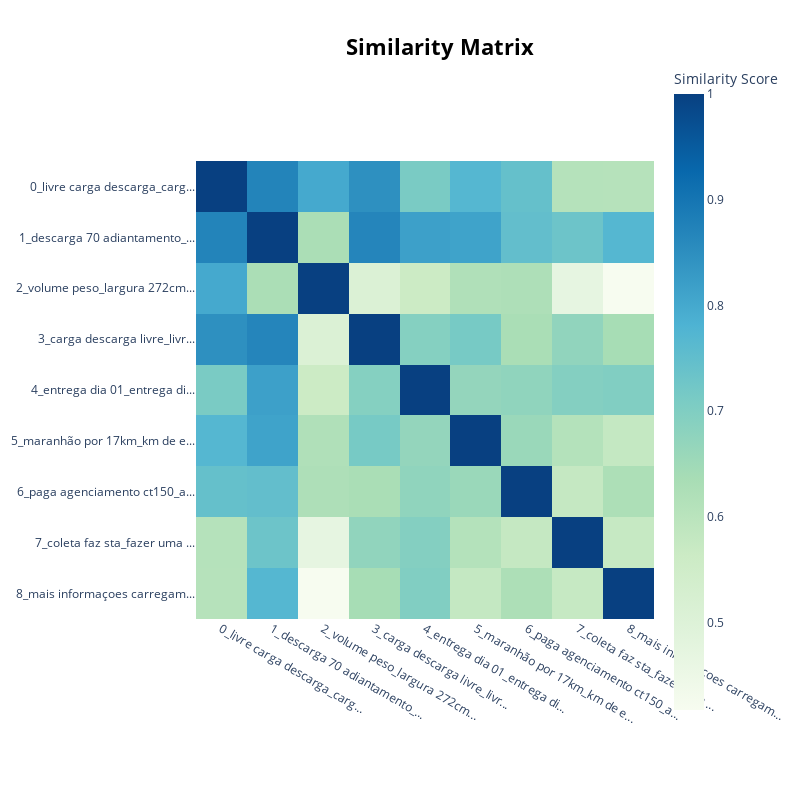

The notebook cell this image was saved under:
### Markdown cell above
#### Matrix de similaridade usando heatmap

### Code cell
topic_model.visualize_heatmap()

### Figure 1 — Plotly figure (JSON) as saved in the notebook; plotly's stock layout.template omitted (floating-point values rounded to 4 significant figures)
{"data": [{"coloraxis": "coloraxis", "hovertemplate": "x: %{x}<br>y: %{y}<br>Similarity Score: %{z}<extra></extra>", "name": "0", "type": "heatmap", "x": ["0_livre carga descarga_carg...", "1_descarga 70 adiantamento_...", "2_volume peso_largura 272cm...", "3_carga descarga livre_livr...", "4_entrega dia 01_entrega di...", "5_maranhão por 17km_km de e...", "6_paga agenciamento ct150_a...", "7_coleta faz sta_fazer uma ...", "8_mais informaçoes carregam..."], "xaxis": "x", "y": ["0_livre carga descarga_carg...", "1_descarga 70 adiantamento_...", "2_volume peso_largura 272cm...", "3_carga descarga livre_livr...", "4_entrega dia 01_entrega di...", "5_maranhão por 17km_km de e...", "6_paga agenciamento ct150_a...", "7_coleta faz sta_fazer uma ...", "8_mais informaçoes carregam..."], "yaxis": "y", "z": [[1.0, 0.8706, 0.8004, 0.8477, 0.7104, 0.7707, 0.7446, 0.6106, 0.6079], [0.8706, 1.0, 0.6293, 0.8678, 0.8167, 0.8123, 0.7482, 0.7308, 0.7698], [0.8004, 0.6293, 1.0, 0.5093, 0.5629, 0.6192, 0.6238, 0.4704, 0.4175], [0.8477, 0.8678, 0.5093, 1.0, 0.6926, 0.7145, 0.6316, 0.6729, 0.6372], [0.7104, 0.8167, 0.5629, 0.6926, 1.0, 0.6686, 0.674, 0.694, 0.6992], [0.7707, 0.8123, 0.6192, 0.7145, 0.6686, 1, 0.6586, 0.6109, 0.579], [0.7446, 0.7482, 0.6238, 0.6316, 0.674, 0.6586, 1, 0.5764, 0.6264], [0.6106, 0.7308, 0.4704, 0.6729, 0.694, 0.6109, 0.5764, 1.0, 0.5744], [0.6079, 0.7698, 0.4175, 0.6372, 0.6992, 0.579, 0.6264, 0.5744, 1.0]]}], "layout": {"coloraxis": {"colorbar": {"title": {"text": "Similarity Score"}}, "colorscale": [[0, "rgb(247,252,240)"], [0.125, "rgb(224,243,219)"], [0.25, "rgb(204,235,197)"], [0.375, "rgb(168,221,181)"], [0.5, "rgb(123,204,196)"], [0.625, "rgb(78,179,211)"], [0.75, "rgb(43,140,190)"], [0.875, "rgb(8,104,172)"], [1, "rgb(8,64,129)"]]}, "height": 800, "hoverlabel": {"bgcolor": "white", "font": {"family": "Rockwell", "size": 16}}, "legend": {"title": {"text": "Trend"}}, "margin": {"t": 60}, "showlegend": true, "title": {"font": {"color": "Black", "size": 22}, "text": "<b>Similarity Matrix</b>", "x": 0.55, "xanchor": "center", "y": 0.95, "yanchor": "top"}, "width": 800, "xaxis": {"anchor": "y", "autorange": true, "constrain": "domain", "domain": [1.11e-16, 1.0], "range": [-0.5, 8.5], "scaleanchor": "y", "type": "category"}, "yaxis": {"anchor": "x", "autorange": true, "constrain": "domain", "domain": [0.1455, 0.8545], "range": [8.5, -0.5], "type": "category"}}}
